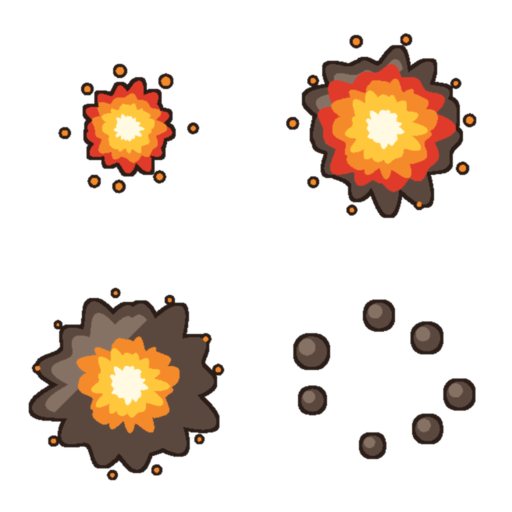
#> input picture art_src/vfx/raw/_ref_hit_explode.png, 1024 x 1024 px, given in place of result_banners.png, which was not available (shown at 1/2 size)
$ python process_result_art.py
#> lines starting #> are read from the running program, lines starting #| are printed output that depends on the picture; pictures that were not available may be replaced by others from this repository, and a replacement may not be noted
### docs/prompt/ui/process_ui_icons.py
#!/usr/bin/env python3
"""把 4x4 洋红底图标大图切成 16 张透明 PNG，压平渐变，归一化成统一画布。

为什么不用 rembg：这批图标有很粗的深色描边，rembg 常把描边外沿一起吃掉；
底色是纯洋红，键控更准也更快。

为什么要归一化成正方形画布：UiKit.Icon 用 preserveAspect 渲染，
如果按内容紧裁，宽扁的「横扫」和瘦高的「墨瓶」在同一个 size 下视觉大小会差很多。
统一放进 128x128、内容占 82%，各图标的视觉重量才一致。

    .venv-mock/bin/python docs/prompt/ui/process_ui_icons.py [大图名] [--flat N]

大图名默认 ui_icons_flat3.png。--flat N 指定量化色数，0 表示不压平。
"""
import os
import sys
from collections import Counter

from PIL import Image, ImageFilter

ASSETS = os.environ.get(
    "GAME_ASSETS", "/Users/rosa/rosa_games/game_assets/black-rosa/assets")
SPLIT = os.path.join(ASSETS, "split")
NOBG = os.path.join(ASSETS, "nobg")
FINAL = os.path.join(ASSETS, "final")

CANVAS = 128
CONTENT = 0.82          # 内容占画布比例
COLS, ROWS = 4, 4

NAMES = [
    "ico_damage", "ico_guns", "ico_rate", "ico_gold",
    "ico_hp", "ico_burst", "ico_halt", "ico_rage",
    "ico_sweep", "ico_splash", "ico_mend", "ico_stamina",
    "ico_ink", "ico_star", "ico_energy", "ico_lock",
]

SRC = "ui_icons_flat3.png"
FLAT = 6
CONTACT = "_contact.png"
_args = sys.argv[1:]
if _args and not _args[0].startswith("--"):
    SRC = _args.pop(0)


def _opt(flag, cast=str, default=None):
    if flag not in _args:
        return default
    return cast(_args[_args.index(flag) + 1])


FLAT = _opt("--flat", int, FLAT)
# 底栏图标是单独一张 2x2 的图，网格和名字都和主图标表不一样，
# 所以这三项可以从命令行覆盖，不用再抄一份两百行的切图流程。
COLS = _opt("--cols", int, COLS)
ROWS = _opt("--rows", int, ROWS)
CANVAS = _opt("--canvas", int, CANVAS)
_names = _opt("--names", str)
if _names:
    NAMES = _names.split(",")
CONTACT = _opt("--contact", str, CONTACT)
RAW = os.path.join(ASSETS, "raw", SRC)


# [13 lines left out: function bg_color, not called in this run]


def key_out(cell, bg, t0=58.0, t1=104.0):
    """洋红键控。先按色距算 alpha，再腐蚀 1px 去掉彩色毛边，最后轻微羽化。"""
    cell = cell.convert("RGBA")
    w, h = cell.size
    px = cell.load()
    br, bg_, bb = bg
    alpha = Image.new("L", (w, h))
    ap = alpha.load()
    span = max(1.0, t1 - t0)
    for y in range(h):
        for x in range(w):
            r, g, b, _ = px[x, y]
            d = ((r - br) ** 2 + (g - bg_) ** 2 + (b - bb) ** 2) ** 0.5
            t = (d - t0) / span
            ap[x, y] = 0 if t <= 0 else (255 if t >= 1 else int(t * 255))
    # 腐蚀一圈去洋红毛边。腐蚀量必须跟着格子尺寸走：2048 的大图每格 512px，
    # 溢色带有好几像素宽，只腐蚀 1px 会把洋红残留留在深描边里 —— 量化时它会被
    # 固化成一个栗红色槽（实测最暗色出现 (124,36,61) 这种 R、B 同时高过 G 的值），
    # 16 张图的描边色就散了。描边本身很厚，按比例掉 2~3px 在成品 128px 上看不出来。
    k = 3 if w < 200 else (5 if w < 400 else 7)
    alpha = alpha.filter(ImageFilter.MinFilter(k))
    alpha = alpha.filter(ImageFilter.GaussianBlur(max(0.6, w / 420.0)))
    cell.putalpha(alpha)
    return cell


def drop_bleed(img, keep_ratio=0.30, thr=40):
    """丢掉邻格越界进来的碎片。

    等分切格时，相邻图标的尖端会越过边界落进本格；归一化按包围盒算，
    碎片会把包围盒撑大，真图标就被缩小还偏心。
    判据：连通块「贴着格子边缘」且「面积远小于主体」才删 —— 真图标四周有
    留白不会碰边，而越界碎片必然碰边。这样又不会误删速度线、定身的小顿点
    那类合法的分离细节（它们不碰边）。
    """
    w, h = img.size
    a = img.split()[3].load()
    label = [[0] * w for _ in range(h)]
    comps = []          # (面积, 是否碰边, 像素表)
    cur = 0
    for sy in range(h):
        for sx in range(w):
            if a[sx, sy] <= thr or label[sy][sx]:
                continue
            cur += 1
            stack = [(sx, sy)]
            label[sy][sx] = cur
            pix = []
            edge = False
            while stack:
                x, y = stack.pop()
                pix.append((x, y))
                if x == 0 or y == 0 or x == w - 1 or y == h - 1:
                    edge = True
                for nx, ny in ((x + 1, y), (x - 1, y), (x, y + 1), (x, y - 1)):
                    if 0 <= nx < w and 0 <= ny < h and not label[ny][nx] and a[nx, ny] > thr:
                        label[ny][nx] = cur
                        stack.append((nx, ny))
            comps.append((len(pix), edge, pix))
    if not comps:
        return img, 0
    biggest = max(c[0] for c in comps)
    alpha = img.split()[3]
    ap = alpha.load()
    killed = 0
    for area, edge, pix in comps:
        if edge and area < biggest * keep_ratio:
            for x, y in pix:
                ap[x, y] = 0
            killed += 1
    img = img.copy()
    img.putalpha(alpha)
    return img, killed


# [92 lines left out: functions flatten, normalize, main, not called in this run]


# [2 lines that do not run on import are left out]

### docs/prompt/ui/process_sortie_parts.py
#!/usr/bin/env python3
"""把出征页组件大图抠成透明 PNG，放进 Resources/Art/Ui。"""
import os
import sys
import uuid

from PIL import Image, ImageFilter

ROOT = os.path.abspath(os.path.join(os.path.dirname(__file__), "..", "..", ".."))
RAW = os.path.join(ROOT, "docs", "prompt", "ui", "raw")
OUT = os.path.join(ROOT, "Assets", "Resources", "Art", "Ui")
sys.path.insert(0, os.path.dirname(__file__))
from process_ui_icons import key_out, drop_bleed, flatten  # noqa: E402


def trim(img, pad=8):
    bbox = img.getbbox()
    if bbox is None:
        return img
    x0, y0, x1, y1 = bbox
    x0 = max(0, x0 - pad)
    y0 = max(0, y0 - pad)
    x1 = min(img.width, x1 + pad)
    y1 = min(img.height, y1 + pad)
    return img.crop((x0, y0, x1, y1))


# [88 lines left out: functions snap_magenta, cut_cell, grid, one, chapters, not called in this run]


def write_meta(path, size):
    meta = path + ".meta"
    guid = uuid.uuid4().hex
    sid = uuid.uuid4().hex[:32]
    cap = 2048 if size > 256 else 256
    text = f"""fileFormatVersion: 2
guid: {guid}
TextureImporter:
  internalIDToNameTable: []
  externalObjects: {{}}
  serializedVersion: 14
  mipmaps:
    mipMapMode: 0
    enableMipMap: 0
    sRGBTexture: 1
    linearTexture: 0
    fadeOut: 0
    borderMipMap: 0
    mipMapsPreserveCoverage: 0
    alphaTestReferenceValue: 0.5
    mipMapFadeDistanceStart: 1
    mipMapFadeDistanceEnd: 3
  bumpmap:
    convertToNormalMap: 0
    externalNormalMap: 0
    heightScale: 0.25
    normalMapFilter: 0
    flipGreenChannel: 0
  isReadable: 0
  webStreaming: 0
  priorityLevel: 0
  uploadedMode: 2
  streamingMipmaps: 0
  streamingMipmapsPriority: 0
  vTOnly: 0
  ignoreMipmapLimit: 0
  grayScaleToAlpha: 0
  generateCubemap: 6
  cubemapConvolution: 0
  seamlessCubemap: 0
  textureFormat: 1
  maxTextureSize: {cap}
  textureSettings:
    serializedVersion: 2
    filterMode: 1
    aniso: 1
    mipBias: 0
    wrapU: 1
    wrapV: 1
    wrapW: 1
  nPOTScale: 0
  lightmap: 0
  compressionQuality: 50
  spriteMode: 1
  spriteExtrude: 1
  spriteMeshType: 1
  alignment: 0
  spritePivot: {{x: 0.5, y: 0.5}}
  spritePixelsToUnits: 100
  spriteBorder: {{x: 0, y: 0, z: 0, w: 0}}
  spriteGenerateFallbackPhysicsShape: 0
  alphaUsage: 1
  alphaIsTransparency: 1
  spriteTessellationDetail: -1
  textureType: 8
  textureShape: 1
  singleChannelComponent: 0
  flipbookRows: 1
  flipbookColumns: 1
  maxTextureSizeSet: 0
  compressionQualitySet: 0
  textureFormatSet: 0
  ignorePngGamma: 0
  applyGammaDecoding: 0
  swizzle: 50462976
  cookieLightType: 0
  platformSettings:
  - serializedVersion: 3
    buildTarget: DefaultTexturePlatform
    maxTextureSize: {cap}
    maxPlaceholderSize: 32
    resizeAlgorithm: 0
    textureFormat: -1
    textureCompression: 0
    compressionQuality: 50
    crunchedCompression: 0
    allowsAlphaSplitting: 0
    overridden: 0
    ignorePlatformSupport: 0
    androidETC2FallbackOverride: 0
    forceMaximumCompressionQuality_BC6H_BC7: 0
  - serializedVersion: 3
    buildTarget: WeixinMiniGame
    maxTextureSize: {cap}
    maxPlaceholderSize: 32
    resizeAlgorithm: 0
    textureFormat: -1
    textureCompression: 1
    compressionQuality: 50
    crunchedCompression: 0
    allowsAlphaSplitting: 0
    overridden: 0
    ignorePlatformSupport: 0
    androidETC2FallbackOverride: 0
    forceMaximumCompressionQuality_BC6H_BC7: 0
  spriteSheet:
    serializedVersion: 2
    sprites: []
    outline: []
    physicsShape: []
    bones: []
    spriteID: {sid}
    internalID: 0
    vertices: []
    indices:
    edges: []
    weights: []
    secondaryTextures: []
    nameFileIdTable: {{}}
  mipmapLimitGroupName:
  pSDRemoveMatte: 0
  doOverrideTextureManagerOperations: 0
  platformOperationGroupSettings:
  userData:
  assetBundleName:
  assetBundleVariant:
"""
    with open(meta, "w", encoding="utf-8") as f:
        f.write(text)


# [21 lines left out: function main, not called in this run]


# [2 lines that do not run on import are left out]

### docs/prompt/ui/process_result_art.py
#!/usr/bin/env python3
"""结算页美术：横幅、星星、碎炮台、墨点抠成透明 PNG；光芒用代码画。放进 Resources/Art/Ui。"""
import math
import os
import sys

from PIL import Image

ROOT = os.path.abspath(os.path.join(os.path.dirname(__file__), "..", "..", ".."))
RAW = os.path.join(ROOT, "docs", "prompt", "ui", "raw")
OUT = os.path.join(ROOT, "Assets", "Resources", "Art", "Ui")
sys.path.insert(0, os.path.dirname(__file__))
from process_ui_icons import key_out, drop_bleed  # noqa: E402
from process_sortie_parts import trim, write_meta  # noqa: E402


def corner_bg(img):
    px = img.convert("RGB").load()
    pts = [px[4, 4], px[img.width - 5, 4], px[4, img.height - 5], px[img.width - 5, img.height - 5]]
    return tuple(sum(p[i] for p in pts) // 4 for i in range(3))


def cut(cell, bg):
    c = key_out(cell, bg)
    c, _ = drop_bleed(c)
    return trim(c, 4)


def fit(img, max_side):
    s = max_side / max(img.width, img.height)
    if s >= 1:
        return img
    return img.resize((max(1, round(img.width * s)), max(1, round(img.height * s))), Image.LANCZOS)


def save(img, name):
    path = os.path.join(OUT, name + ".png")
    img.save(path, optimize=True)
    write_meta(path, max(img.size))
    print(name, img.size)


def banners():
    sheet = Image.open(os.path.join(RAW, "result_banners.png")).convert("RGBA")
    bg = corner_bg(sheet)
    h = sheet.height // 2
    save(fit(cut(sheet.crop((0, 0, sheet.width, h)), bg), 900), "result_banner_win")
    save(fit(cut(sheet.crop((0, h, sheet.width, sheet.height)), bg), 900), "result_banner_lose")


def parts():
    sheet = Image.open(os.path.join(RAW, "result_parts.png")).convert("RGBA")
    bg = corner_bg(sheet)
    cw, ch = sheet.width // 2, sheet.height // 2
    names = ["result_star_on", "result_star_off", "result_cannon_broken", "result_ink_splat"]
    sizes = [256, 256, 384, 256]
    for i, name in enumerate(names):
        x, y = i % 2, i // 2
        c = cut(sheet.crop((x * cw, y * ch, (x + 1) * cw, (y + 1) * ch)), bg)
        save(fit(c, sizes[i]), name)


def rays(n=512, count=12):
    """奶油金的放射光，一条亮一条空，往外渐隐。转起来就是休闲游戏结算那圈光。"""
    img = Image.new("RGBA", (n, n), (0, 0, 0, 0))
    px = img.load()
    mid = (n - 1) / 2
    seg = 2 * math.pi / count
    for y in range(n):
        for x in range(n):
            dx, dy = x - mid, y - mid
            r = math.hypot(dx, dy) / mid
            if r > 1:
                continue
            a = math.atan2(dy, dx) % seg / seg
            if not 0.08 < a < 0.66:
                continue
            edge = min(1.0, min(a - 0.08, 0.66 - a) * 40)
            fade = max(0.0, 1 - r) ** 1.2 * min(1.0, r * 6)
            px[x, y] = (255, 236, 170, int(255 * 0.9 * fade * edge))
    save(img, "result_rays")


def main():
    os.makedirs(OUT, exist_ok=True)
    banners()
#> in corner_bg, `pts = [px[4, 4], px[img.width - 5, 4], px[4, img.height - 5], px[img.w..`: pts = [(255, 255, 255), (255, 255, 255), (255, 255, 255), (255, 255, 255)]
#> in banners, `bg = corner_bg(sheet)`: bg = (255, 255, 255)
#> in key_out, `br, bg_, bb = bg`: br = 255
#> in key_out, `alpha = Image.new("L", (w, h))`: alpha: PIL image 1024x512 L; every value is 0
#> in trim, `bbox = img.getbbox()`: bbox = (114, 64, 956, 440)
#> in trim, `x0, y0, x1, y1 = bbox`: x0 = 114; y0 = 64; x1 = 956; y1 = 440
#> in trim, `x0 = max(0, x0 - pad)`: x0 = 110
#> in trim, `y0 = max(0, y0 - pad)`: y0 = 60
#> in trim, `x1 = min(img.width, x1 + pad)`: x1 = 960
#> in trim, `y1 = min(img.height, y1 + pad)`: y1 = 444
#> in trim, `return img.crop((x0, y0, x1, y1))`:
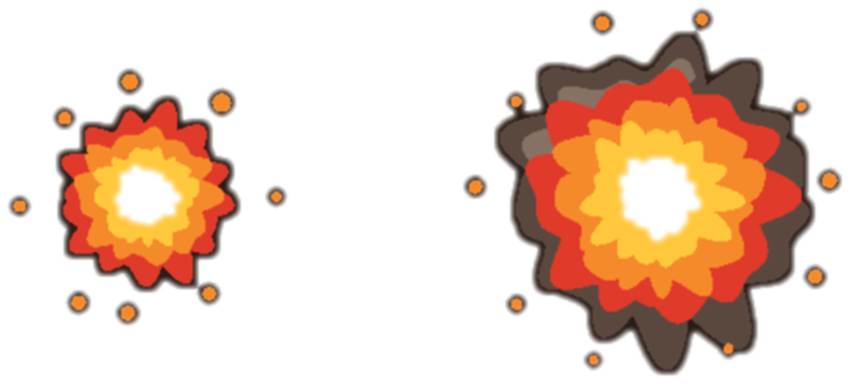
#> returned value: PIL image 850x384 RGBA; mean R, G, B, A 228.1, 203, 186.2, 74.5; transparent parts drawn white
#> in fit, `s = max_side / max(img.width, img.height)`: s = 1.06
#| result_banner_win (850, 384)
#> call 2 of key_out, with bg = (255, 255, 255), t0 = 58, t1 = 104
#> in key_out (call 2), `cell.putalpha(alpha)`:
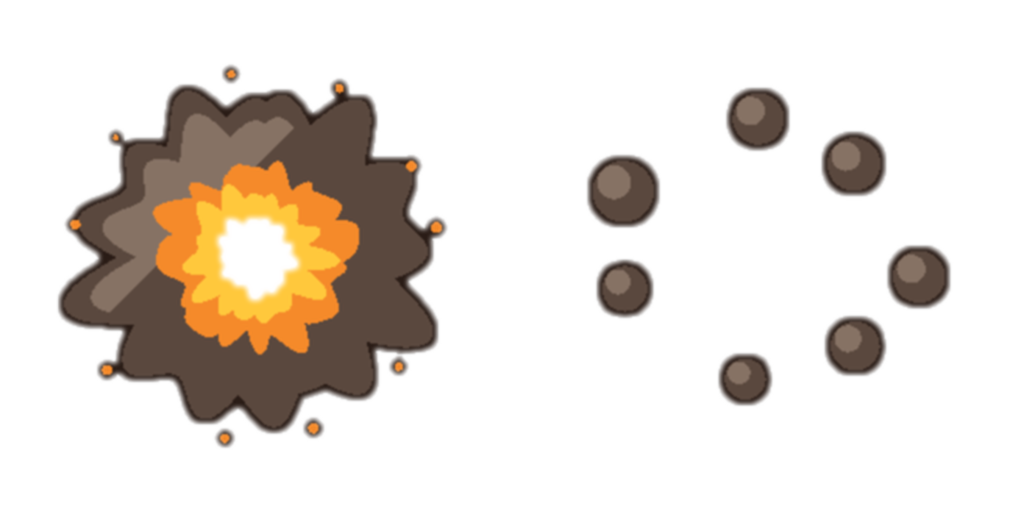
#> cell: PIL image 1024x512 RGBA; mean R, G, B, A 224.1, 217.1, 210, 52.5; transparent parts drawn white
#> call 2 of trim, with pad = 4
#> in trim (call 2), `bbox = img.getbbox()`: bbox = (53, 61, 955, 452)
#> in trim (call 2), `x0, y0, x1, y1 = bbox`: x0 = 53; y0 = 61; x1 = 955; y1 = 452
#> in trim (call 2), `x0 = max(0, x0 - pad)`: x0 = 49
#> in trim (call 2), `y0 = max(0, y0 - pad)`: y0 = 57
#> in trim (call 2), `x1 = min(img.width, x1 + pad)`: x1 = 959
#> in trim (call 2), `y1 = min(img.height, y1 + pad)`: y1 = 456
#> in trim (call 2), `return img.crop((x0, y0, x1, y1))`:
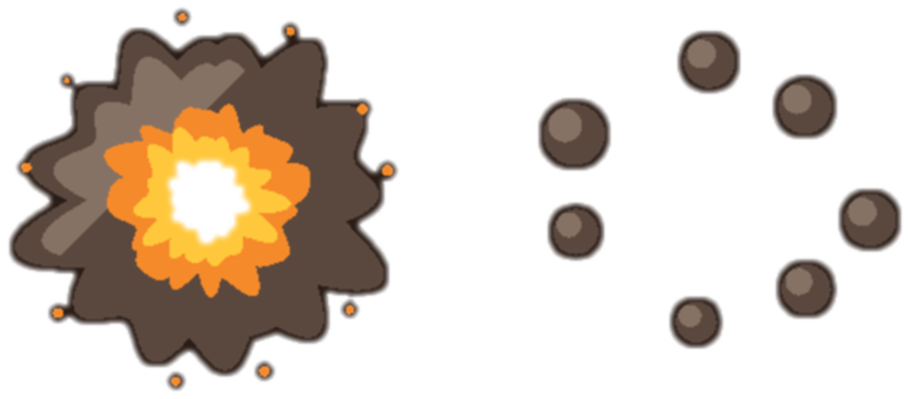
#> returned value: PIL image 910x399 RGBA; mean R, G, B, A 210.4, 200.2, 190, 75.8; transparent parts drawn white
#| result_banner_lose (900, 395)
    parts()
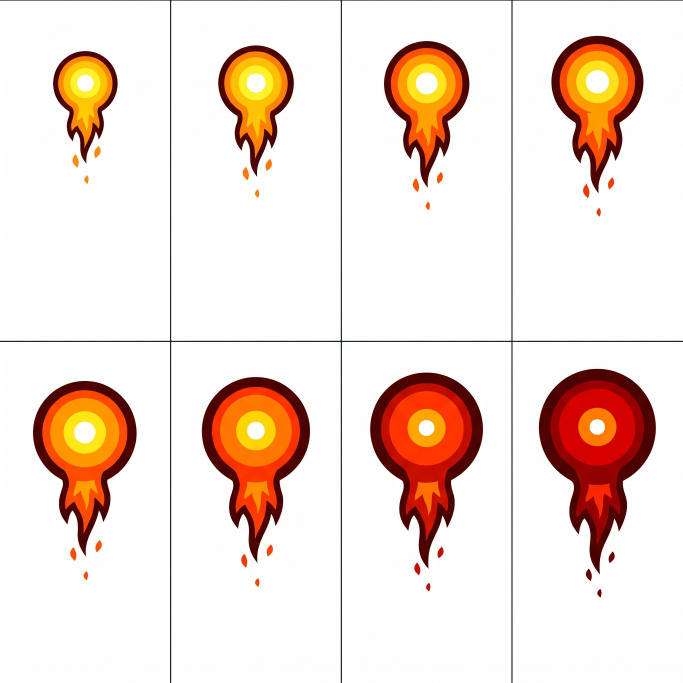
#> input picture art_src/vfx/raw/fire_v2_ball.png, 2048 x 2048 px, given in place of result_parts.png, which was not available (shown at 1/3 size)
#> in parts, `bg = corner_bg(sheet)`: bg = (254, 255, 255)
#> the loop in parts, `for i, name in enumerate(names):` made 4 passes
#> pass 1, in key_out (call 3), `alpha = alpha.filter(ImageFilter.MinFilter(k))`:
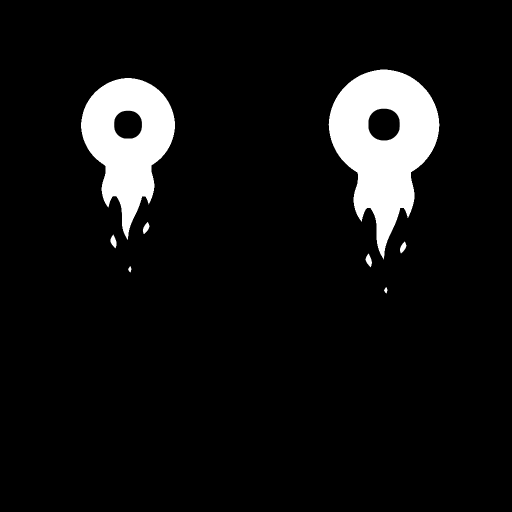
#> alpha: PIL image 1024x1024 L (shown at 1/2 size); min 0, max 255, mean 19.1
#> after the loop in parts, `for i, name in enumerate(names):`:
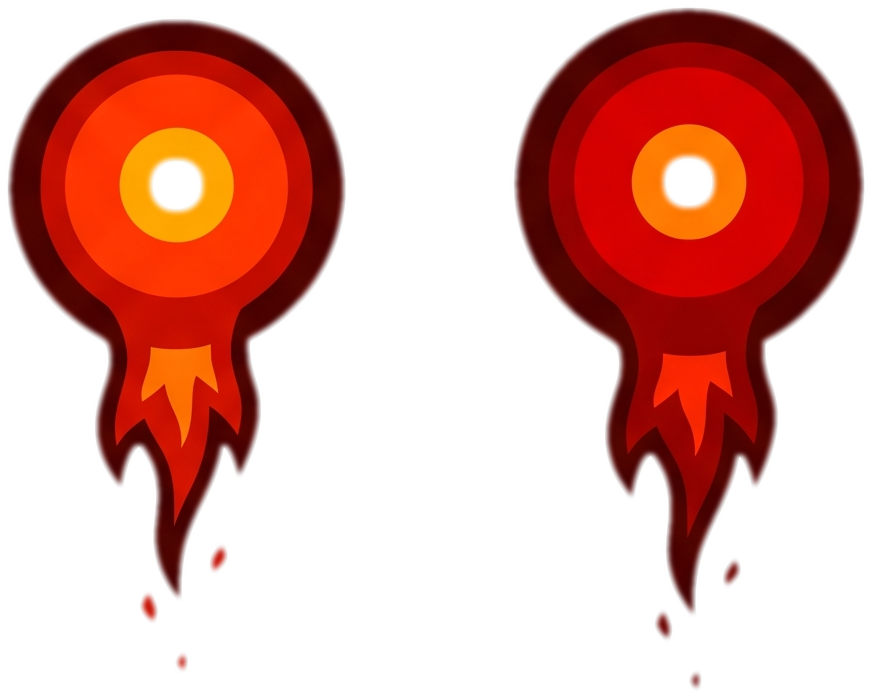
#> c: PIL image 872x696 RGBA; mean R, G, B, A 216.9, 163.9, 155.2, 92.6; transparent parts drawn white
    rays()
#> in rays, `img = Image.new("RGBA", (n, n), (0, 0, 0, 0))`: img: PIL image 512x512 RGBA; every value is 0
#> in save (call 7), `img.save(path, optimize=True)`:
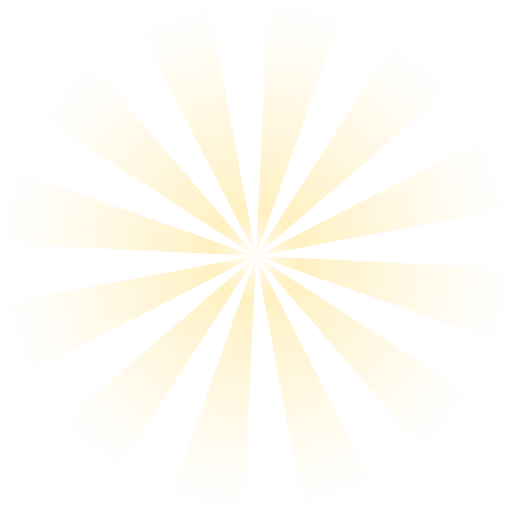
#> saved as result_rays.png: PIL image 512x512 RGBA; mean R, G, B, A 115.7, 107.1, 77.1, 27.3; transparent parts drawn white
#| result_rays (512, 512)


if __name__ == "__main__":
    main()
